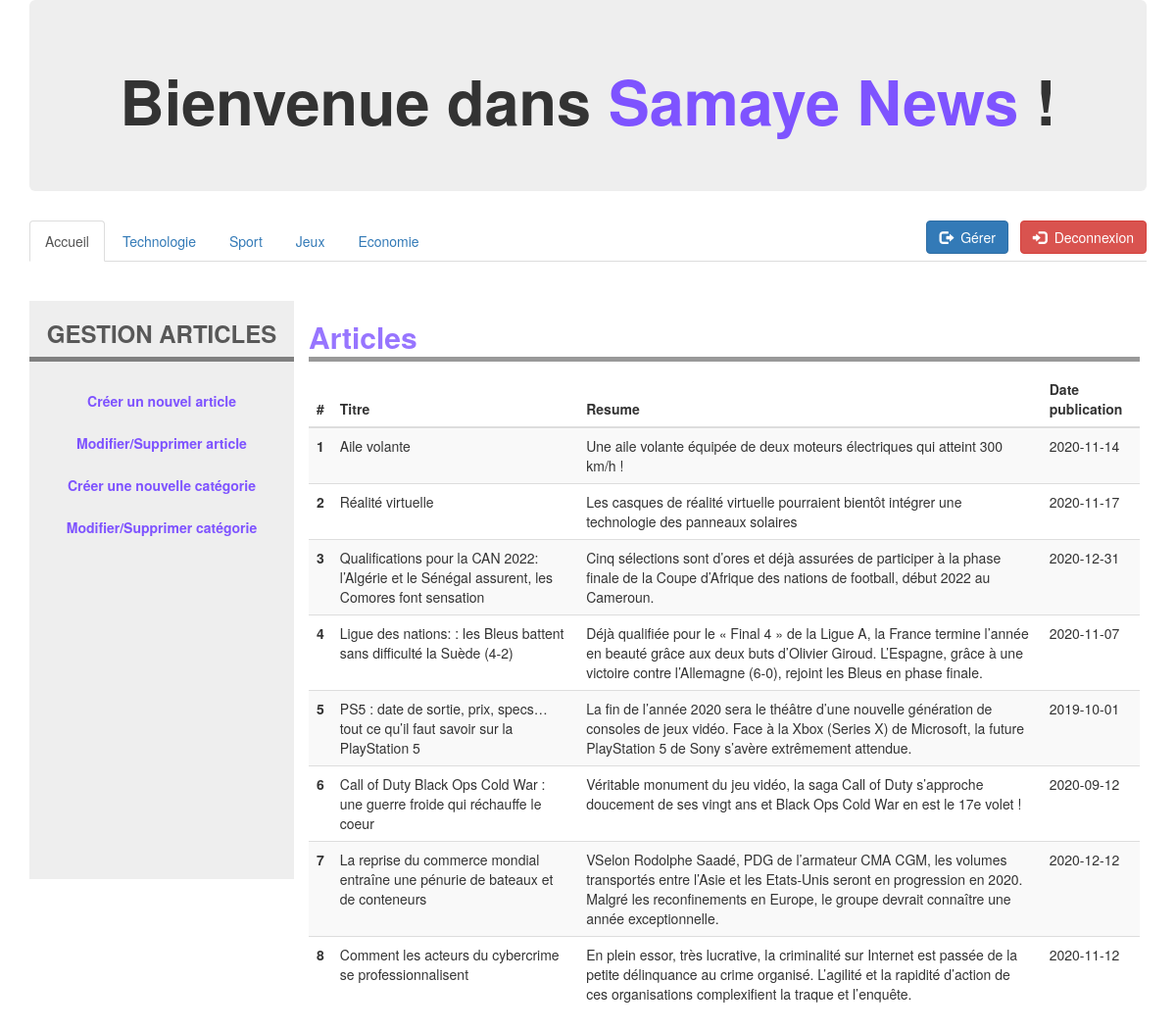
Page /index.php?gestion_articles=1 (signed in) on the committed database.
### tables this page shows
CREATE TABLE `categories` (
  `id` int(25) NOT NULL,
  `nom` varchar(30) NOT NULL,
  `description` varchar(100) NOT NULL
);

CREATE TABLE `articles` (
  `id` int(11) NOT NULL,
  `titre` varchar(255) NOT NULL,
  `resume` varchar(1000) NOT NULL,
  `contenu` varchar(10000) NOT NULL,
  `date_pub` date NOT NULL,
  `id_auteur` int(11) NOT NULL,
  `id_categorie` int(25) NOT NULL
);

### controller/ControllerArticle.php (called while the page is built, shortened)
<?php
	class ControllerArticle
	{
		public function accueil()
		{
			$exampleDao = new ExampleDao();
			$data = $exampleDao->get_articles();
			$rub = $exampleDao->get_categorie();
			require("web/affichage.php");
		}
	}
?>

### modele/dao/dao_example_dao.php (called while the page is built, shortened)
<?php
	class ExampleDao
	{
		public function get_articles()
		{
			require("connect_bd.php");
			$sql = "Select id, titre, resume, date_pub from articles";
			$query = $bdd->query($sql);
			$query->execute();
			$data = $query->fetchall(PDO::FETCH_OBJ);
			return $data;
		}
		public function get_categorie()
		{
			require("connect_bd.php");
			$sql = "Select * from categories";
			$query = $bdd->query($sql);
			$query->execute();
			$data = $query->fetchall(PDO::FETCH_OBJ);
			return $data;
		}
	}
?>

### web/includes/templates/gestion_articles/home.php (the view, shortened to what this page needs)
<div class="container">
    <div class="row">
        <div class="col-md-3 section-1">
            <div class="row titre-menu">
                <center>
                    <h3 style="text-align:center; color:; font-weight:bolder; opacity:0.8;">GESTION ARTICLES</h3>
                </center>
            </div>
            <br>
            <div class="row menuR">
                <div class="col-md-12 menu">
                    <a href="index.php?creation_article=1"><div class="row bordureMenu" style="font-weight: bold;">Créer un nouvel article</div></a>
                </div>
            </div>
            <div class="row menuR">
                <div class="col-md-12 menu">
                    <a href="index.php?modification_article=1"><div class="row bordureMenu" style="font-weight: bold;">Modifier/Supprimer article</div></a>
                </div>
            </div>
            <div class="row menuR">
                <div class="col-md-12 menu">
                    <a href="index.php?creation_categorie=1"><div class="row bordureMenu" style="font-weight: bold;">Créer une nouvelle catégorie</div></a>
                </div>
            </div>
            <div class="row menuR">
                <div class="col-md-12 menu">
                    <a href="index.php?modification_categorie=1"><div class="row bordureMenu" style="font-weight: bold;">Modifier/Supprimer catégorie</div></a>
                </div>
            </div>
            <br>
        </div>
        <div class="col-md-9 section-2">
            <h2 class="title" style="color: #7E53FF;">Articles</h2>
            <table class="table table-striped">
                <thead class="thead-dark">
                    <tr>
                    <th scope="col">#</th>
                    <th scope="col">Titre</th>
                    <th scope="col">Resume</th>
                    <th scope="col">Date publication</th>
                    </tr>
                </thead>
                <tbody>
            <?php
                foreach($data as $article):
            ?>
                    <tr>
                    <th scope="row"><?php echo $article->id ?></th>
                    <td><?php echo $article->titre ?></td>
                    <td><?php echo $article->resume ?></td>
                    <td><?php echo $article->date_pub ?></td>
                    </tr>
                <?php
                    endforeach;
                ?>
                </tbody>
            </table>
        </div>
        <br>
    </div>
    </div>
</div>

### index.php (shortened to what this page needs)
 <?php
	require("controller/ControllerArticle.php");
	$controller_article = new controllerArticle();
	$controller_authentification = new ControllerAuthentification();
	if(isset($_GET['deconnexion']))
	{
		if($_GET['deconnexion']==1)
		{
			session_start();
			session_unset();
			session_destroy();
			header("location:index.php");
		}
	}
	else if (isset($_GET['afficher_user']))
	{
		$controller_authentification->afficher_users();
	}
	else if (isset($_GET['gestion_articles']))
	{
		$controller_article->accueil();
	}
?>

### web/affichage.php (shortened to what this page needs)
<!DOCTYPE html>
<html lang="en">
<head>
    <link rel="stylesheet" href="web/includes/css/bootstrap.css">
    <link rel="stylesheet" href="web/includes/css/style.css">
</head>
<body>
    <div class="container conteneur">
        <?php include('includes/templates/header_menu.php') ?>
        <br>
        <?php
            if (isset($details) && $details=true)
            {
                include('includes/templates/details_articles.php');
            }
            else if (isset($_GET['rubrique']))
            {
                include('includes/templates/list_articles_rubrique.php');
            }
            else if (isset($_GET['connexion']))
            {
                include('includes/templates/authentification/connexion.php');
            }
            else if(isset($_GET['gestion_articles']))
            {
                include('includes/templates/gestion_articles/home.php');
            }
        ?>
</body>
</html>

### web/includes/templates/header_menu.php (shortened to what this page needs)
<?php
	if (isset($_GET['rubrique']))
	{
		$a = "active";
		$a_accueil = "";
	}
	else
	{
		$a_accueil = "active";
	}
?>
<div class="jumbotron">
    <h1 style="text-align:center; font-weight:bolder;">Bienvenue dans <span style="color:#7E53FF;">Samaye News </span>!</h1>
</div>
<ul class="nav nav-tabs">
		<li role="presentation" class="<?php echo $a_accueil; ?>"><a href="index.php">Accueil</a></li>
	<?php
		foreach($rub as $dataa):
	?>
		<li role="presentation" class="<?php if($_GET['rubrique'] == $dataa->nom) { echo $a; } ?>"><a href="index.php?rubrique=<?php echo $dataa->nom ?>"><?php echo $dataa->nom ?></a></li>
	<?php
		endforeach;
	?>
	<?php
		if (isset($_SESSION['username']))
		{
	?>
		<a href="index.php?deconnexion=1" class="btn btn-danger" style="float: right;">
			<span class="glyphicon glyphicon-log-in"></span>&nbsp Deconnexion
		</a>
		<a href="index.php?gestion_articles=1" class="btn btn-primary" style="float: right; margin-right:12px">
			<span class="glyphicon glyphicon-log-out"></span>&nbsp Gérer
		</a>
	<?php
		}
		else
		{
	?>
		<a href="index.php?connexion=1" class="btn btn-primary" style="float: right; background-color: #7E53FF">
			<span class="glyphicon glyphicon-log-in"></span>&nbsp Connexion
		</a>
	<?php
		}
	?>
</ul>
<br>

### web/includes/css/style.css (style rules this page uses)
.section-1 { min-height: 590px !important; width: 270px; background-color: #EEEEEE; }
.menu { background-color: #EEEEEE; }
.menuR { color:rgb(16, 100, 121); border-bottom: 0px; }
.bordureMenu { padding: 10px; text-align: center; margin-bottom: 3px; background-color: #EEEEEE; color: #7E53FF; text-decoration: none; }
.title { font-weight: bolder; opacity: 0.8; padding-bottom: 4px; border-bottom: solid 5px gray ; }
.titre-menu { border-bottom: solid 5px gray ; }

### rows in the picture
categories: nom "Technologie"
categories: nom "Sport"
categories: nom "Jeux"
categories: nom "Economie"
articles: id "1", titre "Aile volante", resume "Une aile volante équipée de deux moteurs électriques qui atteint 300 km/h !", date_pub "2020-11-14"
articles: id "2", titre "Réalité virtuelle", resume "Les casques de réalité virtuelle pourraient bientôt intégrer une technologie des panneaux solaires", date_pub "2020-11-17"
articles: id "3", titre "Qualifications pour la CAN 2022: l’Algérie et le Sénégal assurent, les Comores font sensation", resume "Cinq sélections sont d’ores et déjà assurées de participer à la phase finale de la Coupe d’Afrique des nations de football, début 2022 au Cameroun.", date_pub "2020-12-31"
articles: id "4", titre "Ligue des nations: : les Bleus battent sans difficulté la Suède (4-2)", resume "Déjà qualifiée pour le « Final 4 » de la Ligue A, la France termine l’année en beauté grâce aux deux buts d’Olivier Giroud. L’Espagne, grâce à une victoire contre l’Allemagne (6-0), rejoint les Bleus en phase finale.", date_pub "2020-11-07"
articles: id "5", titre "PS5 : date de sortie, prix, specs… tout ce qu’il faut savoir sur la PlayStation 5", resume "La fin de l’année 2020 sera le théâtre d’une nouvelle génération de consoles de jeux vidéo. Face à la Xbox (Series X) de Microsoft, la future PlayStation 5 de Sony s’avère extrêmement attendue.", date_pub "2019-10-01"
articles: id "6", titre "Call of Duty Black Ops Cold War : une guerre froide qui réchauffe le coeur", resume "Véritable monument du jeu vidéo, la saga Call of Duty s’approche doucement de ses vingt ans et Black Ops Cold War en est le 17e volet !", date_pub "2020-09-12"
articles: id "7", titre "La reprise du commerce mondial entraîne une pénurie de bateaux et de conteneurs", resume "VSelon Rodolphe Saadé, PDG de l’armateur CMA CGM, les volumes transportés entre l’Asie et les Etats-Unis seront en progression en 2020. Malgré les reconfinements en Europe, le groupe devrait connaître une année exceptionnelle.", date_pub "2020-12-12"
articles: id "8", titre "Comment les acteurs du cybercrime se professionnalisent", resume "En plein essor, très lucrative, la criminalité sur Internet est passée de la petite délinquance au crime organisé. L’agilité et la rapidité d’action de ces organisations complexifient la traque et l’enquête.", date_pub "2020-11-12"
